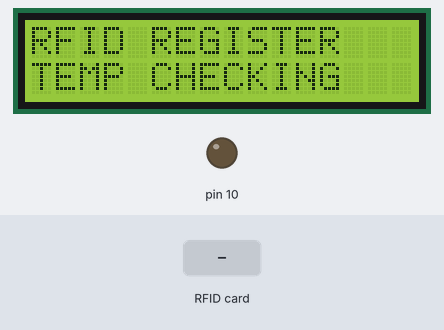
A sketch run on a simulated Arduino Uno, built with avr-gcc and run on an emulated ATmega328P. Parts: 16×2 character LCD, output pins drawn as LEDs (lit = HIGH). The test bench sets the inputs (shaded band). What the sketch prints to the serial monitor is not drawn.

Above: at 0.2 s.
At 2.4 s:
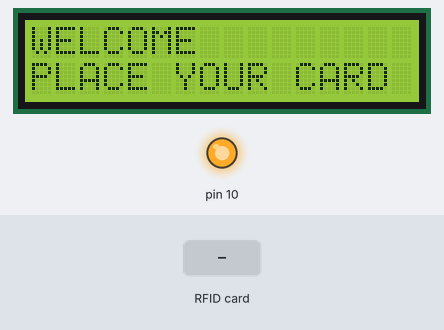
2.5 s: RFID card 5E 7A 19 C4 held to the reader
At 3.8 s:
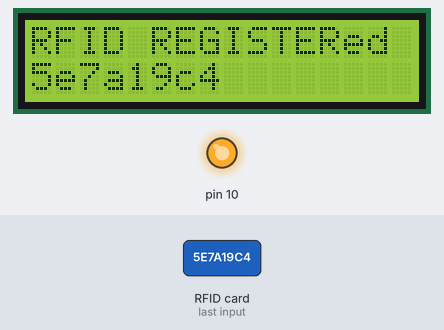
Timing chart, 0 to 5.5 s (numbered marks = the images above; inputs shaded):
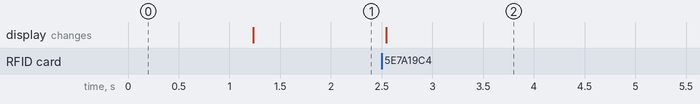

The sketch:

cardTestLcd.ino
```cpp
#include <Wire.h>
#include <LiquidCrystal_I2C.h>
#include <SPI.h>
#include <MFRC522.h>
#define SS_PIN 4  // D2
#define RST_PIN 5 // D1
LiquidCrystal_I2C lcd(0x27, 16, 2);
MFRC522 rfid(SS_PIN, RST_PIN); // Instance of the class
MFRC522::MIFARE_Key key;
// Init array that will store new NUID
byte nuidPICC[4];
String userid = "";
void setup()
{
	Serial.begin(115200);
	lcd.begin(16, 2);
	lcd.init();
	lcd.backlight();
	lcd.setCursor(0, 0); // Set cursor to character 2 on line 0
	lcd.print("RFID REGISTER");
	lcd.setCursor(0, 1); // Move cursor to character 2 on line 1
	lcd.print("TEMP CHECKING");
	delay(1000);
	lcd.clear();
	lcd.setCursor(0, 0); // Set cursor to character 2 on line 0
	lcd.print("WELCOME ");
	lcd.setCursor(0, 1); // Move cursor to character 2 on line 1
	lcd.print("PLACE YOUR CARD");
	SPI.begin();	 // Init SPI bus
	rfid.PCD_Init(); // Init MFRC522
	Serial.println();
	Serial.print(F("Reader :"));
	rfid.PCD_DumpVersionToSerial();
	for (byte i = 0; i < 6; i++)
	{
		key.keyByte[i] = 0xFF;
	}
	Serial.println();
	Serial.println(F("This code scan the MIFARE Classic NUID."));
	Serial.print(F("Using the following key:"));
	printHex(key.keyByte, MFRC522::MF_KEY_SIZE);
}
void loop()
{
	// Reset the loop if no new card present on the sensor/reader. This saves the entire process when idle.
	if (!rfid.PICC_IsNewCardPresent())
		return;
	// Verify if the NUID has been readed
	if (!rfid.PICC_ReadCardSerial())
		return;
	Serial.print(F("PICC type: "));
	MFRC522::PICC_Type piccType = rfid.PICC_GetType(rfid.uid.sak);
	Serial.println(rfid.PICC_GetTypeName(piccType));
	// Check is the PICC of Classic MIFARE type
	if (piccType != MFRC522::PICC_TYPE_MIFARE_MINI &&
		piccType != MFRC522::PICC_TYPE_MIFARE_1K &&
		piccType != MFRC522::PICC_TYPE_MIFARE_4K)
	{
		Serial.println(F("Your tag is not of type MIFARE Classic."));
		return;
	}
	if (rfid.uid.uidByte[0] != nuidPICC[0] ||
		rfid.uid.uidByte[1] != nuidPICC[1] ||
		rfid.uid.uidByte[2] != nuidPICC[2] ||
		rfid.uid.uidByte[3] != nuidPICC[3])
	{
		Serial.println(F("A new card has been detected."));
		// Store NUID into nuidPICC array
		for (byte i = 0; i < 4; i++)
		{
			nuidPICC[i] = rfid.uid.uidByte[i];
			userid += String(rfid.uid.uidByte[i], HEX);
		}
		lcd.clear();
		lcd.setCursor(0, 0); // Set cursor to character 2 on line 0
		lcd.print("RFID REGISTERed");
		lcd.setCursor(0, 1); // Move cursor to character 2 on line 1
		lcd.print(userid);
		Serial.println(F("The NUID tag is:"));
		Serial.print(F("In hex: "));
		printHex(rfid.uid.uidByte, rfid.uid.size);
		Serial.println();
		Serial.print(F("In dec: "));
		printDec(rfid.uid.uidByte, rfid.uid.size);
		Serial.println();
	}
	else
		Serial.println(F("Card read previously."));
	// Halt PICC
	rfid.PICC_HaltA();
	// Stop encryption on PCD
	rfid.PCD_StopCrypto1();
}
/**
		Helper routine to dump a byte array as hex values to Serial.
*/
void printHex(byte *buffer, byte bufferSize)
{
	for (byte i = 0; i < bufferSize; i++)
	{
		Serial.print(buffer[i] < 0x10 ? " 0" : " ");
		Serial.print(buffer[i], HEX);
	}
}
/**
		Helper routine to dump a byte array as dec values to Serial.
*/
void printDec(byte *buffer, byte bufferSize)
{
	for (byte i = 0; i < bufferSize; i++)
	{
		Serial.print(buffer[i] < 0x10 ? " 0" : " ");
		Serial.print(buffer[i], DEC);
	}
}
```

Measured:
- after the input at 2.5 s, the display: changes at once (image 2)
